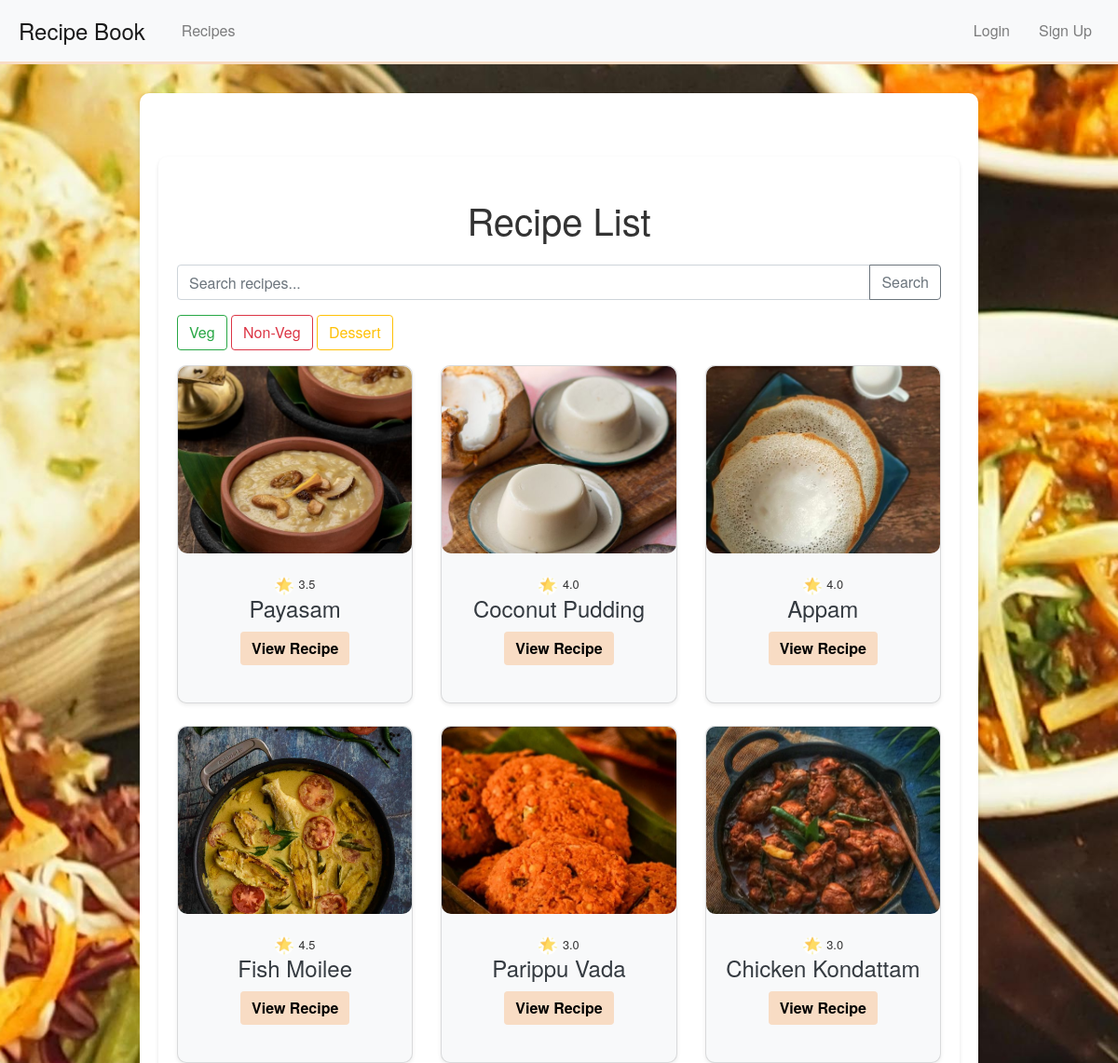
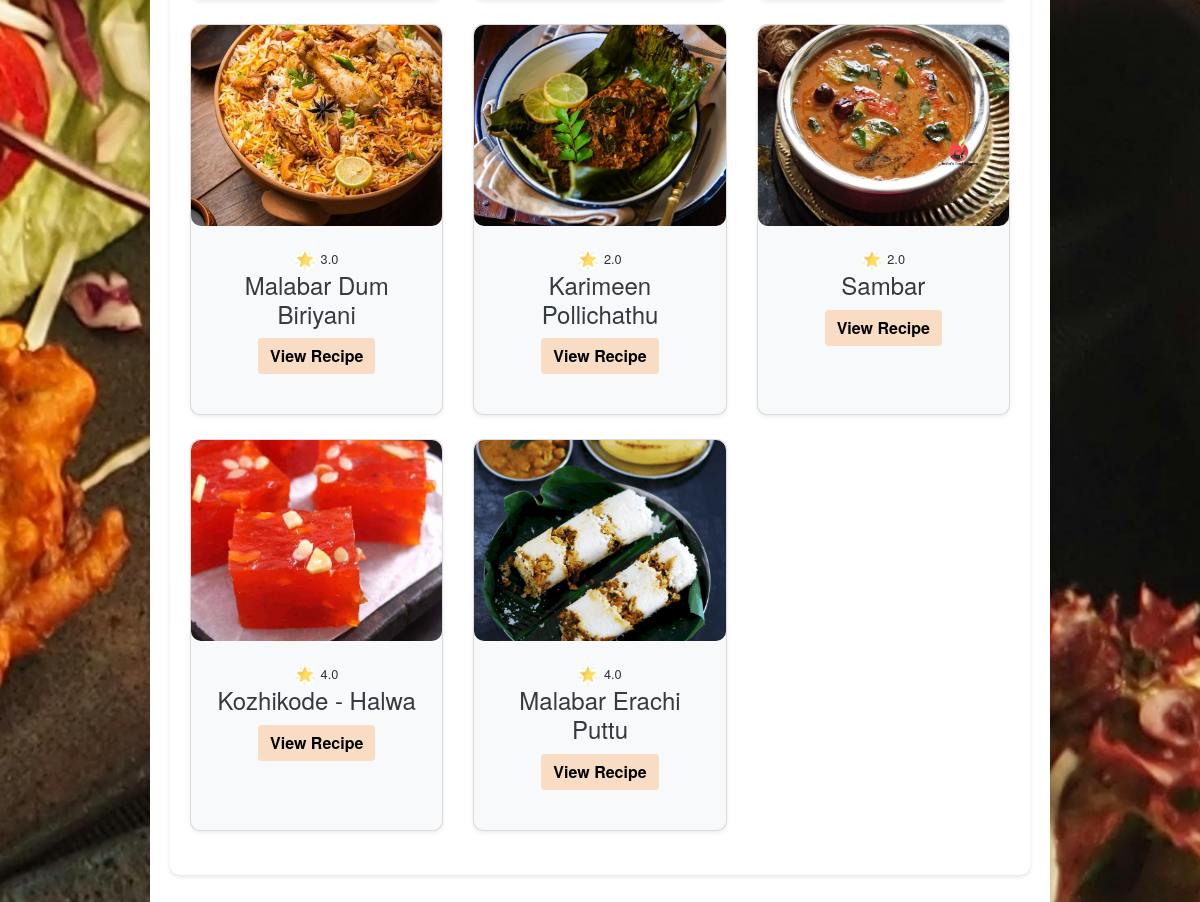
The app's page /recipes/ with its own data (2 pictures, top to bottom).
### recipes/models.py (models this page shows, shortened)
class Recipe(models.Model):
    title = models.CharField(max_length=200)
    description = models.TextField()
    category = models.ForeignKey(Category, on_delete=models.CASCADE)
    ingredients = models.TextField()  # Assuming ingredients are stored as a text field
    instructions = models.TextField()  # Assuming instructions are stored as a text field
    image = models.ImageField(upload_to='recipe_images/', blank=True, null=True)
    author = models.ForeignKey(User, on_delete=models.CASCADE)
    def average_rating(self):
        ratings = Rating.objects.filter(recipe=self)
        if ratings.exists():
            return sum(rating.value for rating in ratings) / ratings.count()
        return 0

class Rating(models.Model):
    recipe = models.ForeignKey(Recipe, related_name='ratings', on_delete=models.CASCADE)
    user = models.ForeignKey(User, on_delete=models.CASCADE)
    value = models.PositiveSmallIntegerField()
    class Meta:
        unique_together = ('recipe', 'user')

### recipes/views.py (the view)
# urls.py: path('recipes/', views.recipe_list, name='recipe_list'),
def recipe_list(request):
    category_param = request.GET.get('category', None)
    search_query = request.GET.get('search', None)
    logger.debug(f"Category filter: {category_param}")
    logger.debug(f"Search query: {search_query}")
    recipes = Recipe.objects.all()
    if category_param:
        logger.debug(f"Filtering by category: {category_param}")
        recipes = recipes.filter(category__name__iexact=category_param)
    if search_query:
        logger.debug(f"Filtering by search query: {search_query}")
        recipes = recipes.filter(title__icontains=search_query)
    logger.debug(f"Number of recipes found: {recipes.count()}")
    return render(request, 'recipes/recipe_list.html', {'recipes': recipes})

### recipes/templates/recipes/recipe_list.html (shortened to what this page needs)
{% extends 'recipes/base.html' %}
{% load static %}
{% block content %}
<div class="recipe-list-container container mt-5">
    <h1 class="text-center my-4">Recipe List</h1>
    <form method="GET" action="{% url 'recipe_list' %}">
        <div class="input-group mb-3">
            <input type="text" class="form-control" name="search" placeholder="Search recipes...">
            <div class="input-group-append">
                <button class="btn btn-outline-secondary" type="submit">Search</button>
            </div>
        </div>
    </form>
    <div class="mb-3">
        <a href="{% url 'recipe_list' %}?category=veg" class="btn btn-outline-success">Veg</a>
        <a href="{% url 'recipe_list' %}?category=non-veg" class="btn btn-outline-danger">Non-Veg</a>
        <a href="{% url 'recipe_list' %}?category=dessert" class="btn btn-outline-warning">Dessert</a>
    </div>
    <div class="row">
        {% for recipe in recipes %}
            <div class="col-md-4 mb-4 text-center">
                <div class="card h-100 shadow-sm">
                    {% if recipe.image %}
                        <img src="{{ recipe.image.url }}" alt="{{ recipe.title }}" class="card-img-top recipe-img">
                    {% else %}
                        <img src="{% static 'default_image.jpg' %}" alt="No Image Available" class="card-img-top recipe-img">
                    {% endif %}
                    <div class="card-body">
                        <span class="rating ms-2" style="font-size: 0.8em;">
                            <img src="{% static 'recipes/star.png' %}" style="width: 20px; height: 20px; margin-right: 2px;" alt="star">
                            <span>{{ recipe.average_rating|floatformat:1 }}</span>
                        </span>
                        <h5 class="card-title">
                            {{ recipe.title }}
                        </h5>
                        <a href="{% url 'recipe_detail' recipe.pk %}" class="btn btn-primary" style="background-color: #f8dcc4;">View Recipe</a>
                    </div>
                </div>
            </div>
        {% empty %}
        <p>No recipes found.</p>
        {% endfor %}
    </div>
</div>
{% endblock %}

### recipes/templates/recipes/base.html (shortened to what this page needs)
{% load static %}
<!DOCTYPE html>
<html>
<head>
    <link rel="stylesheet" href="https://stackpath.bootstrapcdn.com/bootstrap/4.5.2/css/bootstrap.min.css">
    <link rel="stylesheet" href="{% static 'css/style.css' %}">
</head>
<body>
    <nav class="navbar navbar-expand-lg navbar-light bg-light fixed-top">
        <a class="navbar-brand" href="/">Recipe Book</a>
        <div class="collapse navbar-collapse">
            <ul class="navbar-nav mr-auto">
                <li class="nav-item">
                    <a class="nav-link" href="{% url 'recipe_list' %}">Recipes</a>
                </li>
            </ul>
            <ul class="navbar-nav ml-auto">
                {% if user.is_authenticated %}
                <li class="nav-item">
                    <form method="POST" action="{% url 'logout' %}">
                        {% csrf_token %}
                        <button type="submit" class="btn btn-link nav-link" style="display: inline; padding: 0;">Logout</button>
                    </form>
                </li>
                {% else %}
                <li class="nav-item"><a class="nav-link" href="{% url 'login' %}">Login</a></li>
                <li class="nav-item">
                    <a class="nav-link" href="{% url 'signup' %}">Sign Up</a>
                </li>
                {% endif %}
            </ul>
        </div>
    </nav>
    <div class="container">
        {% block content %}{% endblock %}
    </div>
</body>
</html>

### recipes/static/css/style.css (style rules this page uses)
a { color: #EAE7DC; text-decoration: none; }
.navbar { background-color: #343A40; padding: 10px 20px; border-bottom: 3px solid #f8dcc4; }
.navbar-brand { color: white; font-size: 1.5rem; }
.navbar-nav .nav-link { color: white; margin-left: 15px; }
.container { max-width: 900px; margin: 50px auto; padding: 20px; background-color: white; box-shadow: 0 2px 4px rgba(0, 0, 0, 0.1); border-radius: 10px; }
.card { background-color: #F8F9FA; border-radius: 10px; margin-bottom: 20px; box-shadow: 0 2px 4px rgba(0, 0, 0, 0.1); transition: transform 0.3s, box-shadow 0.3s; }
.card-title { font-size: 1.5rem; margin-bottom: 10px; color: #343A40; }
.card .btn { background-color: #D8C3A5; border: none; color: black; font-weight: bold; }
.card img { width: 100%; height: auto; border-radius: 10px; }
.recipe-img { width: 100%; height: auto; aspect-ratio: 5 / 4; object-fit: cover; }

### records on screen
Recipe: image (picture), average_rating "3.5", title "Payasam"
Recipe: image (picture), average_rating "4.0", title "Coconut Pudding"
Recipe: image (picture), average_rating "4.0", title "Appam"
Recipe: image (picture), average_rating "4.5", title "Fish Moilee"
Recipe: image (picture), average_rating "3.0", title "Parippu Vada"
Recipe: image (picture), average_rating "3.0", title "Chicken Kondattam"
Recipe: image (picture), average_rating "3.0", title "Malabar Dum Biriyani"
Recipe: image (picture), average_rating "2.0", title "Karimeen Pollichathu"
Recipe: image (picture), average_rating "2.0", title "Sambar"
Recipe: image (picture), average_rating "4.0", title "Kozhikode - Halwa"
Recipe: image (picture), average_rating "4.0", title "Malabar Erachi Puttu"
